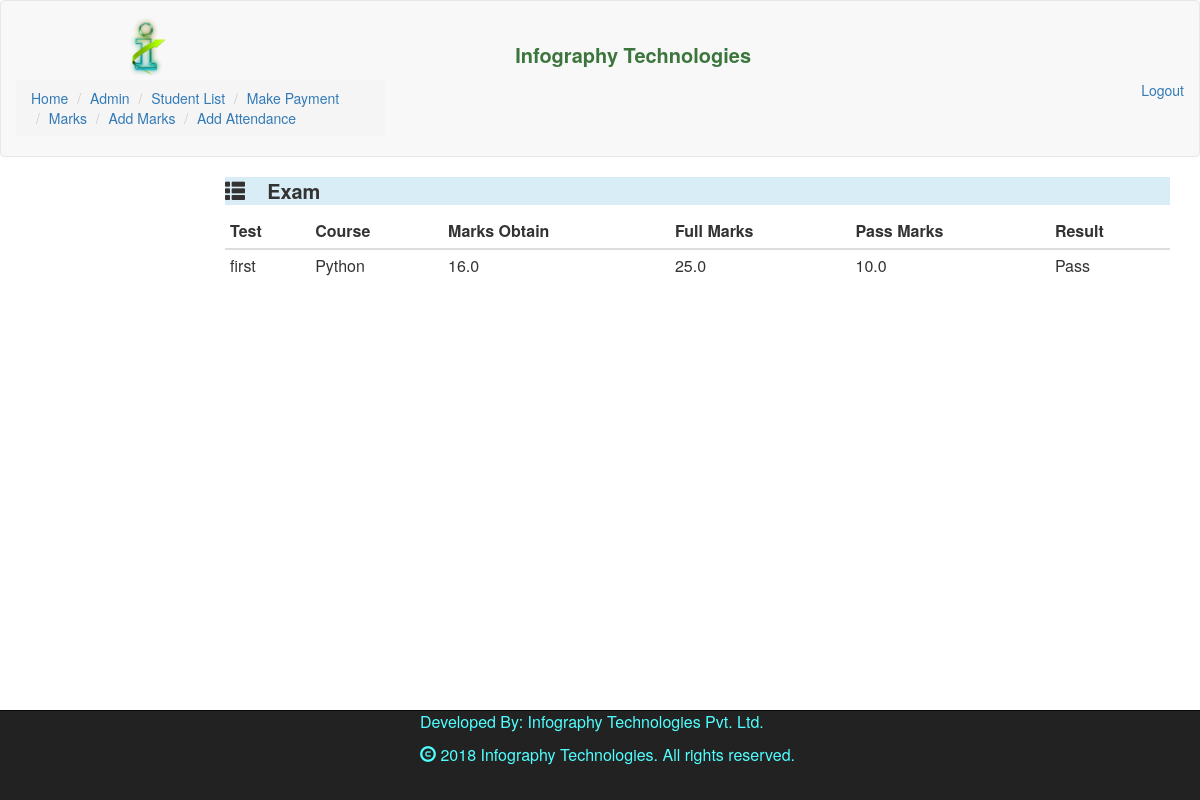
Page /exam/ on the committed database.
### mis/models.py (models this page shows)
class Course(models.Model):
	course_name = models.CharField(max_length=20)
	duration = models.CharField(max_length=20,help_text='specify duration in weeks')
	fee = models.DecimalField(max_digits=10, decimal_places=2)
	discount = models.DecimalField(max_digits=10, decimal_places=2)
	batch = models.CharField(max_length=50,help_text='eg:ds-001-2017, use py-python,dj-django,ds-datascience ')
	def __str__(self):
		return '%s'%(self.course_name)

### cis/models.py (models this page shows, shortened)
class Exam(models.Model):
    result_choices = (
		('Pass','Pass'),
		('Fail','Fail'),
		('Absent','Absent'),
		('Withheld','Withheld')
		)
    TestName=models.CharField(max_length=10)
    Course=models.ForeignKey(Course,on_delete=models.CASCADE)
    MarksObtain=models.DecimalField(max_digits=4, decimal_places=1)
    FullMarks=models.DecimalField(max_digits=4, decimal_places=1)
    PassMarks=models.DecimalField(max_digits=4, decimal_places=1)
    Result=models.CharField(max_length=8,choices=result_choices)

### cis/views.py (the view)
# urls.py: url(r'^exam/$',cv.student_exam,name='student_exam'),
def student_exam(request):
	query = Exam.objects.all()
	student_list = []
	for q in query:
		temp_dict = {}
		temp_dict['TestName']= q.TestName
		temp_dict['Course'] = q.Course
        temp_dict['MarksObtain'] = q.MarksObtain
        temp_dict['FullMarks'] = q.FullMarks
        temp_dict['PassMarks'] = q.PassMarks
        temp_dict['Result'] = q.Result
        student_list.append(temp_dict)
	context_dict = {'query':student_list}
	return render(request,'exam.html',context_dict)

### cis/templates/exam.html (shortened to what this page needs)
{% extends 'home.html' %}
{% block content %}
<div class='container'>
	<div class='row'>
		<div class='col-md-2'></div>
		<div class='col-md-10 pull-left'>
			<p class="bg-info" style='font-size:20px;font-weight:bold;'>
				<span class="glyphicon glyphicon-th-list"></span>
				&nbsp;&nbsp;
				Exam
			</p>
		</div>
	</div>
		<div class='row'>
		<div class='col-md-2'></div>
		<div class='col-md-10 pull-left'>
		<table class="table table-condensed">
			<thead>
		<tr>
			<th>Test</th>
			<th>Course</th>
			<th>Marks Obtain</th>
      <th>Full Marks</th>
      <th>Pass Marks</th>
      <th>Result</th>
		</tr>
			</thead>
			<tbody>
			{% for q in query %}
		<tr>
			<td>{{q.TestName}}</td>
			<td>{{q.Course}}</td>
			<td>{{q.MarksObtain}}</td>
      <td>{{q.FullMarks}}</td>
      <td>{{q.PassMarks}}</td>
      <td>{{q.Result}}</td>
		</tr>
		{% endfor %}
	</tbody>
	</table>
		</div>
	</div>
</div>
{% endblock %}

### rows in the picture
Course: TestName "first", Course "Python", MarksObtain "16.0", FullMarks "25.0", PassMarks "10.0", Result "Pass"
